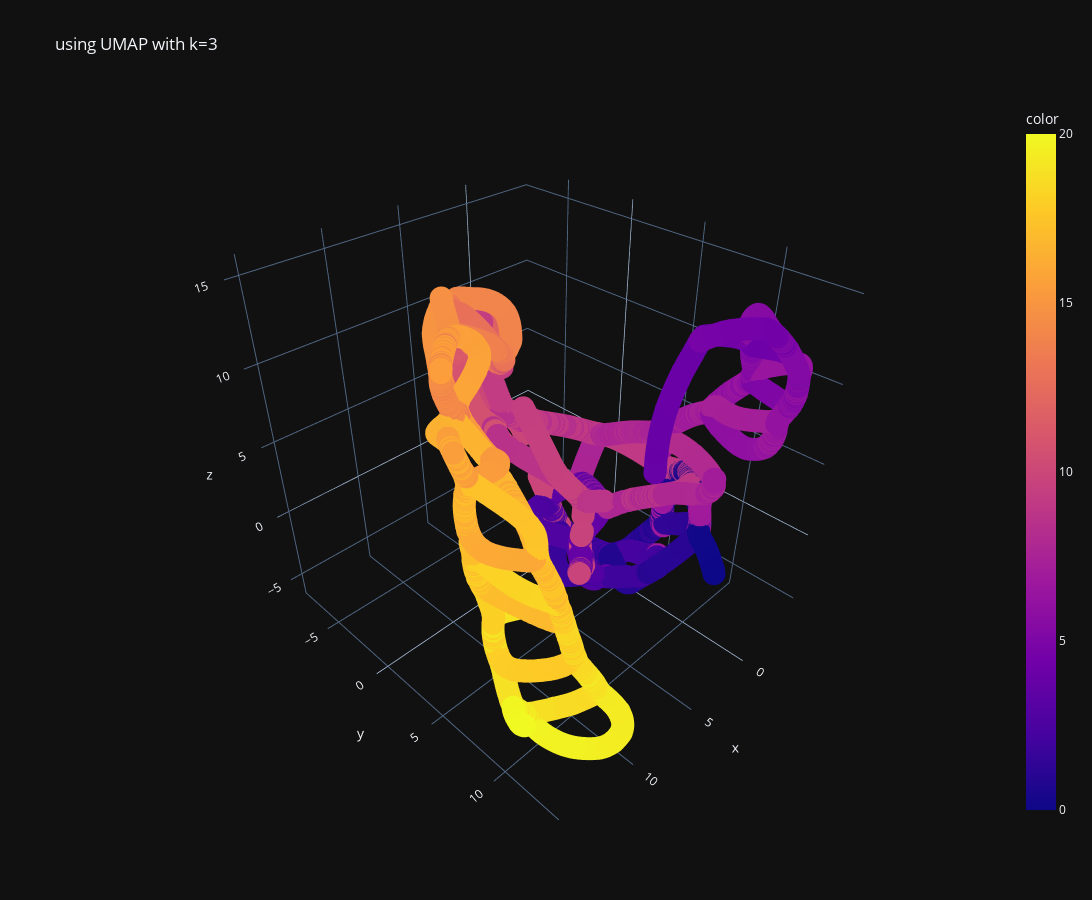

Notebook code cell kept with this figure:
### Code cell
fig = px.scatter_3d(
    x=umaps[:, 0], y=umaps[:, 1], z=umaps[:, 2],

    color=np.linspace(0, 20, len(umaps)), 

    width=1400, height=900, 

    title="using UMAP with k=3"
).update_layout(
    template="plotly_dark",
    
)

fig.show()

### Figure 1 — Plotly figure (JSON) as saved in the notebook; plotly's stock layout.template omitted (floating-point values rounded to 4 significant figures; data arrays with more than 128 entries replaced by an {"elided": "..."} marker saying what was removed)
{"data": [{"hovertemplate": "x=%{x}<br>y=%{y}<br>z=%{z}<br>color=%{marker.color}<extra></extra>", "legendgroup": "", "marker": {"color": {"elided": "9901 float values"}, "coloraxis": "coloraxis", "symbol": "circle"}, "mode": "markers", "name": "", "scene": "scene", "showlegend": false, "type": "scatter3d", "x": {"elided": "9901 float values"}, "y": {"elided": "9901 float values"}, "z": {"elided": "9901 float values"}}], "layout": {"coloraxis": {"colorbar": {"title": {"text": "color"}}, "colorscale": [[0, "#0d0887"], [0.1111, "#46039f"], [0.2222, "#7201a8"], [0.3333, "#9c179e"], [0.4444, "#bd3786"], [0.5556, "#d8576b"], [0.6667, "#ed7953"], [0.7778, "#fb9f3a"], [0.8889, "#fdca26"], [1, "#f0f921"]]}, "height": 900, "legend": {"tracegroupgap": 0}, "scene": {"domain": {"x": [0, 1], "y": [0, 1]}, "xaxis": {"title": {"text": "x"}}, "yaxis": {"title": {"text": "y"}}, "zaxis": {"title": {"text": "z"}}}, "title": {"text": "using UMAP with k=3"}, "width": 1400}}
